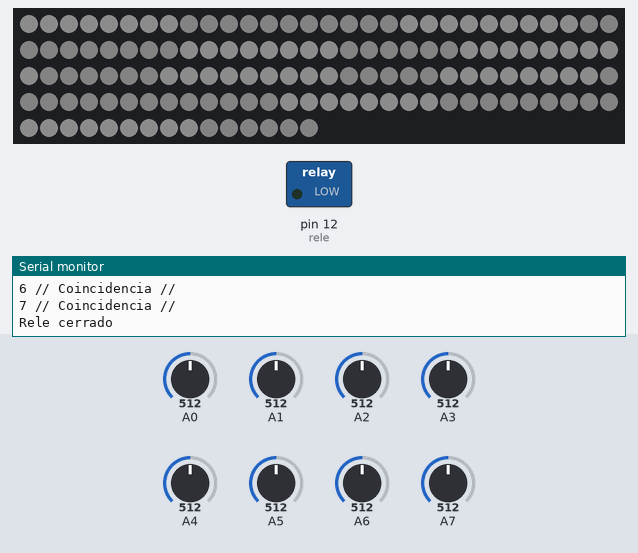
Simulated run of this sketch. Board: Arduino Nano, built with avr-gcc and run on an emulated ATmega328P. Shown: 135 RGB LEDs in strip order, left to right, continuing on the next row, switched loads named in the sketch (green lamp = pin HIGH), the last lines printed to the serial monitor. The inputs (shaded band) are chosen by the test bench; at power-on: A0 = 512, A5 = 512, A1 = 512, A2 = 512, A3 = 512, A4 = 512, A6 = 512, A7 = 512. Dim RGB values are drawn brighter than linear; the strip is taken to match the declared colour order.

Above: at 2.9 s.
3.0 s: A0 set to 605
8.0 s: A0 set to 625
13.0 s: A5 set to 603
18.0 s: A5 set to 632
20.9 s: A1 set to 597
25.9 s: A1 set to 626
At 27.2 s:
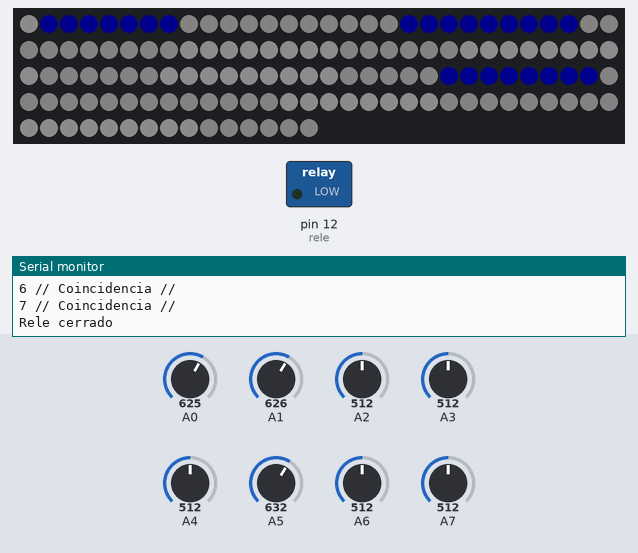
Timing chart, 0 to 28.9 s (numbered marks = the images above; inputs shaded):
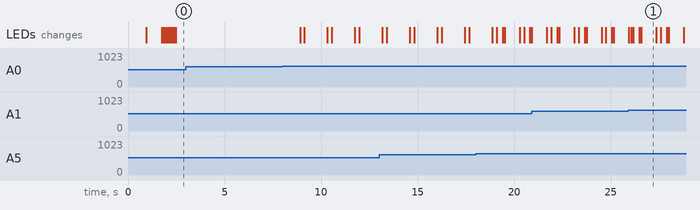

The sketch:

CieloEstrellado.ino
```cpp
// Librerias ---------------------------
#include <Adafruit_NeoPixel.h>
#include <SoftwareSerial.h>

//Ordenes basicas ---------------------
int ledCielo = 9;
int rele = 12;
int estrellas = 135;
int wait = 200;

//pines de pulsadores
int pulsa0 = A0; //Troll
int pulsa1 = A1; //Vaca
int pulsa2 = A2; //Oso
int pulsa3 = A3; //Muerte
int pulsa4 = A4; //Foca
int pulsa5 = A5; //Ballena
int pulsa6 = A6; //Otro
int pulsa7 = A7; //Pato

//Tira led y colores
Adafruit_NeoPixel stripCielo = Adafruit_NeoPixel(estrellas, ledCielo, NEO_RGB + NEO_KHZ800);

const uint32_t Azul = Adafruit_NeoPixel::Color(5, 5, 250);
const uint32_t Blanco = Adafruit_NeoPixel::Color(200, 200, 200);

//Contadores de victoria
int solucion = 2;
int solucionNum[] = { 1, 2, 3, 4, 5, 6, 7, 8};
int openRele[] = { false, true, false, true, true, false, false, false};
int openAll = 0;

//puntitos de las constelaciones
const int numPtsConst = 9;
const int constelLeds0[numPtsConst] = { 0, 1, 2, 3, 4, 5, 6, 7};
const int constelLeds1[numPtsConst] = { 19, 20, 21, 22, 23, 24, 25, 26, 27};
const int constelLeds2[numPtsConst] = { 38, 39, 40, 41, 42, 43, 44, 45};
const int constelLeds3[numPtsConst] = { 52, 53, 54, 55, 56, 57, 58, 59, 60};
const int constelLeds4[numPtsConst] = { 67, 68, 69, 70, 71, 72, 73, 74, 75};
const int constelLeds5[numPtsConst] = { 81, 82, 83, 84, 85, 86, 87, 88};
const int constelLeds6[numPtsConst] = { 103, 104, 105, 106, 107, 108, 109, 110};
const int constelLeds7[numPtsConst] = { 120, 121, 122, 123, 124, 125, 126, 127, 128};

// Funciones de constelaciones
void Constel_0_on(){
  for (int i = 0; i <= numPtsConst-1 ; i++) {
      stripCielo.setPixelColor(constelLeds0[i], Azul);
      stripCielo.show();
  }
      Serial.print(F(" / * TrollLED - ON * / "));
}

void Constel_0_off(){
  int orden = 0;
  for (int i = 0; i <= numPtsConst-1 ; i++) {
      stripCielo.setPixelColor(constelLeds0[i], Blanco);
      stripCielo.show();
  }
      Serial.print(F(" / * TrollLED - OFF * / "));
}
//--
void Constel_1_on(){
  for (int i = 0; i <= numPtsConst-1 ; i++) {
      stripCielo.setPixelColor(constelLeds1[i], Azul);
      stripCielo.show();
  }
      Serial.print(F(" / * VacaLED - ON * / "));
}

void Constel_1_off(){
  int orden = 1;
  for (int i = 0; i <= numPtsConst-1 ; i++) {
      stripCielo.setPixelColor(constelLeds1[i], Blanco);
      stripCielo.show();
  }
      Serial.print(F(" / * VacaLED - OFF * / "));
}
//--
void Constel_2_on(){
  for (int i = 0; i <= numPtsConst-1 ; i++) {
      stripCielo.setPixelColor(constelLeds2[i], Azul);
      stripCielo.show();
  }
      Serial.print(F(" / * OsoLED - ON * / "));
}

void Constel_2_off(){
  int orden = 2;
  for (int i = 0; i <= numPtsConst-1 ; i++) {
      stripCielo.setPixelColor(constelLeds2[i], Blanco);
      stripCielo.show();
  }
      Serial.print(F(" / * OsoLED - OFF * / "));
}
//--
void Constel_3_on(){
  for (int i = 0; i <= numPtsConst-1 ; i++) {
      stripCielo.setPixelColor(constelLeds3[i], Azul);
      stripCielo.show();
  }
      Serial.print(F(" / * MurteLed - ON * / "));
}

void Constel_3_off(){
  int orden = 3;
  for (int i = 0; i <= numPtsConst-1 ; i++) {
      stripCielo.setPixelColor(constelLeds3[i], Blanco);
      stripCielo.show();
  }
      Serial.print(F(" / * MuerteLED - OFF * / "));
}
//--
void Constel_4_on(){
  for (int i = 0; i <= numPtsConst-1 ; i++) {
      stripCielo.setPixelColor(constelLeds4[i], Azul);
      stripCielo.show();
  }
      Serial.print(F(" / * FocaLed - ON * / "));
}

void Constel_4_off(){
  int orden = 4;
  for (int i = 0; i <= numPtsConst-1 ; i++) {
      stripCielo.setPixelColor(constelLeds4[i], Blanco);
      stripCielo.show();
  }
      Serial.print(F(" / * FocaLED - OFF * / "));
}

//--
void Constel_5_on(){
  for (int i = 0; i <= numPtsConst-1 ; i++) {
      stripCielo.setPixelColor(constelLeds5[i], Azul);
      stripCielo.show();
  }
      Serial.print(F(" / * BallenaLed - ON * / "));
}

void Constel_5_off(){
  int orden = 5;
  for (int i = 0; i <= numPtsConst-1 ; i++) {
      stripCielo.setPixelColor(constelLeds5[i], Blanco);
      stripCielo.show();
  }
      Serial.print(F(" / * BallenaLED - OFF * / "));
}

void Constel_6_on(){
  for (int i = 0; i <= numPtsConst-1 ; i++) {
      stripCielo.setPixelColor(constelLeds6[i], Azul);
      stripCielo.show();
  }
      Serial.print(F(" / * CocoLed - ON * / "));
}

void Constel_6_off(){
  int orden = 6;
  for (int i = 0; i <= numPtsConst-1 ; i++) {
      stripCielo.setPixelColor(constelLeds6[i], Blanco);
      stripCielo.show();
  }
      Serial.print(F(" / * CocoLED - OFF * / "));
}

void Constel_7_on(){
  for (int i = 0; i <= numPtsConst-1 ; i++) {
      stripCielo.setPixelColor(constelLeds7[i], Azul);
      stripCielo.show();
  }
      Serial.print(F(" / * PatoLed - ON * / "));
}

void Constel_7_off(){
  int orden = 7;
  for (int i = 0; i <= numPtsConst-1 ; i++) {
      stripCielo.setPixelColor(constelLeds7[i], Blanco);
      stripCielo.show();
  }
      Serial.print(F(" / * PatoLED - OFF * / "));
}

//inicio de tiras led
void iniled() {
  stripCielo.begin();
  stripCielo.setBrightness(15);
  stripCielo.show();
  delay(wait);
  stripCielo.clear();
}

// El Troll  -------------------------------------
void signoTroll() {
  Serial.print(F("++Nivel Troll : "));
    int pulsa0 = analogRead(A0);
    int trollLevel = map(pulsa0, 0, 1024, 0, 10);

        Serial.print(pulsa0);
        Serial.print(F("/ medida: "));
        Serial.print(trollLevel);

    if (trollLevel >= 6) {
    Serial.print(F(" / * Trollpush - UP * /"));
    Constel_0_on();
    solucionNum[0] = true;
    }
    else {
     Serial.print(F(" / * Trollpush - DOWN * /"));
     Constel_0_off();
     solucionNum[0] = false;
    }
Serial.println(F(" - Troll OVER - //"));
}

// La Vaca  --------------------------------------------
void signoVaca() {
  Serial.print(F("++Nivel Vaca  : "));

    int pulsa1 = analogRead(A1);
    int vacaLevel = map(pulsa1, 0, 1024, 0, 10);
       Serial.print(pulsa1);
       Serial.print(F("/ medida: "));
       Serial.print(vacaLevel);
  if (vacaLevel >= 6) {
    Serial.print(F(" / * vacaPush - UP  * /"));
    Constel_1_on();
    solucionNum[1] = true;
    }
    else {
    Serial.print(F(" / * VacaPush - DOWN * /"));
    Constel_1_off();
    solucionNum[1] = false;
    }
  Serial.println(F(" - Vaca OVER - //"));
}

// El Oso  ------------------------------------------------
void signoOso() {
  Serial.print(F("++Nivel  Oso  : "));
    int pulsa2 = analogRead(A2);
    int osoLevel = map(pulsa2, 0, 1024, 0, 10);

        Serial.print(pulsa2);
        Serial.print(F("/ medida: "));
        Serial.print(osoLevel);

    if (osoLevel >= 6) {
    Serial.print(F(" / * OsoPush - UP * /"));
    Constel_2_on();
    solucionNum[2] = true;
    }
    else {
     Serial.print(F(" / * OsoPush - DOWN * /"));
     Constel_2_off();
     solucionNum[2] = false;
    }
Serial.println(F(" - Oso over - //"));
}

// La Muerte  --------------------------------------------
void signoMuerte() {
  Serial.print(F("++Nivel Muerte : "));
    int pulsa3 = analogRead(A3);
    int muerteLevel = map(pulsa3, 0, 1024, 0, 10);

        Serial.print(pulsa3);
        Serial.print(F("/ medida: "));
        Serial.print(muerteLevel);

    if (muerteLevel >= 6) {
    Serial.print(F(" / * Muertepush - UP * /"));
    Constel_3_on();
    solucionNum[3] = true;
    }
    else {
     Serial.print(" / * Muertepush - DOWN * /");
     Constel_3_off();
     solucionNum[3] = false;

    }
Serial.println(F(" - Muerte OVER - //"));
}

// La Foca  --------------------------------------------
void signoFoca() {
  int orden = 4;
  Serial.print(F("++Nivel Foca : "));
    int pulsa4 = analogRead(A4);
    int focaLevel = map(pulsa4, 0, 1024, 0, 10);

        Serial.print(pulsa4);
        Serial.print(F("/ medida: "));
        Serial.print(focaLevel);

    if (focaLevel >= 6) {
    Serial.print(F(" / * Focapush - UP * /"));
    Constel_4_on();
    solucionNum[4] = true;
    }
    else {
     Serial.print(F(" / * Focapush - DOWN * /"));
     Constel_4_off();
     solucionNum[4] = false;
    }
Serial.println(F(" - Foca OVER - //"));
}

// La Ballena  --------------------------------------------
void signoBallena() {
  int orden = 5;
  Serial.print(F("++Nivel Ballena : "));
    int pulsa5 = analogRead(A5);
    int ballenaLevel = map(pulsa5, 0, 1024, 0, 10);

        Serial.print(pulsa5);
        Serial.print(F("/ medida: "));
        Serial.print(ballenaLevel);

    if (ballenaLevel >= 6) {
    Serial.print(F(" / * Ballenapush - UP * /"));
    Constel_5_on();
    solucionNum[5] = true;
    }
    else {
     Serial.print(F(" / * Ballenapush - DOWN * /"));
     Constel_5_off();
     solucionNum[5] = false;
    }
Serial.println(F(" - Ballena OVER - //"));
}

// La Otra  --------------------------------------------
void signoOtro() {
  int orden = 6;
  Serial.print(F("++Nivel Coco : "));
    int pulsa6 = analogRead(A6);
    int otroLevel = map(pulsa6, 0, 1024, 0, 10);

        Serial.print(pulsa6);
        Serial.print(F("/ medida: "));
        Serial.print(otroLevel);

    if (otroLevel >= 6) {
    Serial.print(F(" / * Cocopush - UP * /"));
    Constel_6_on();
    solucionNum[6] = true;
    }
    else {
     Serial.print(F(" / * Otropush - DOWN * /"));
     Constel_6_off();
     solucionNum[6] = false;
    }
Serial.println(F(" - Coco OVER - //"));
}

// El Pato  --------------------------------------------
void signoPato() {
  int orden = 7;
  Serial.print(F("++Nivel Pato : "));
    int pulsa7 = analogRead(A7);
    int patoLevel = map(pulsa7, 0, 1024, 0, 10);

        Serial.print(pulsa7);
        Serial.print(F("/ medida: "));
        Serial.print(patoLevel);

    if (patoLevel >= 6) {
    Serial.print(F(" / * Patopush - UP * /"));
    Constel_7_on();
    solucionNum[7] = true;
    }
    else {
     Serial.print(F(" / * Otropush - DOWN * /"));
     Constel_7_off();
     solucionNum[7] = false;
    }
Serial.println(F(" - Otro OVER - //"));
}

//Condición de Victoria  --------------------------------
void pinM(){
  pinMode(rele, OUTPUT);
}

void blink() {
  digitalWrite(rele, HIGH);
  delay(1000); // Wait for 1000 millisecond(s)
  //digitalWrite(rele, LOW);
  //delay(1000); // Wait for 1000 millisecond(s)
}

void releOpen() {
  //int openAll = solucionNum[0]+solucionNum[1]+solucionNum[2]+solucionNum[3]+solucionNum[4]+solucionNum[5]+solucionNum[6]+solucionNum[7];
  Serial.print(F("openAll: "));
  Serial.println(openAll);
  int total = 8;
  int exito = 0;
  for (int i = 0; i <= total-1 ; i++) {
    if (solucionNum[i] == openRele[i]) {
    exito++;
    Serial.print(i);
    Serial.println(F(" // Coincidencia //"));
  }
  else {
  Serial.print(i);
  Serial.println(F(" // Falla //"));
  }

  }
  if (exito == total) {
    blink();
    Serial.println("Rele abierto");
  }
  else {
  digitalWrite(rele, LOW);
  Serial.println(F("Rele cerrado"));
  }
}

void noche() {
  for (int i = 0; i <= estrellas ; i++) {
      stripCielo.setPixelColor(i, 100, 100, 105);
      stripCielo.show();
     }
  for (int i = 0; i <= estrellas ; i++) {
      stripCielo.setPixelColor(i, 100, 100, 105);
      stripCielo.show();
     }
  Serial.println(F("+cielo+ OK:"));
 }

void constelaciones() {
  signoTroll();
  signoVaca();
  signoOso();
  signoMuerte();
  signoFoca();
  signoBallena();
  signoOtro();
  signoPato();
  }

void setup()
{
  Serial.begin(9600);
  Serial.println(F("++Starting Cielo++"));

  iniled();
  pinM();
  noche();

}

void loop()
{

// Cielo
  constelaciones();
  releOpen();
  delay(500);
}
```

Measured:
- the behaviour switches between 614 and 615 on A1 (found by bisection; images 0 and 1)
- after the input at 25.9 s, the LEDs: first differ from a run without the input after 0.17 s (image 1 shows a later state)
